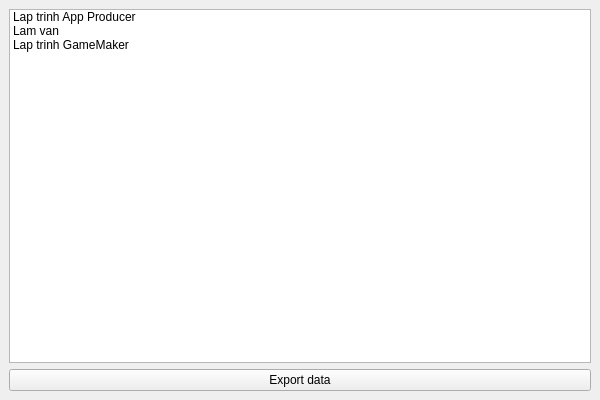
<?xml version="1.0" encoding="UTF-8"?>
<ui version="4.0">
 <class>MainWindow</class>
 <widget class="QMainWindow" name="MainWindow">
  <property name="geometry">
   <rect>
    <x>0</x>
    <y>0</y>
    <width>600</width>
    <height>400</height>
   </rect>
  </property>
  <property name="minimumSize">
   <size>
    <width>600</width>
    <height>400</height>
   </size>
  </property>
  <property name="maximumSize">
   <size>
    <width>600</width>
    <height>400</height>
   </size>
  </property>
  <property name="windowTitle">
   <string>MainWindow</string>
  </property>
  <widget class="QWidget" name="centralwidget">
   <layout class="QVBoxLayout" name="verticalLayout">
    <item>
     <widget class="QListWidget" name="listWidget">
      <item>
       <property name="text">
        <string>Lap trinh App Producer</string>
       </property>
      </item>
      <item>
       <property name="text">
        <string>Lam van</string>
       </property>
      </item>
      <item>
       <property name="text">
        <string>Lap trinh GameMaker</string>
       </property>
      </item>
     </widget>
    </item>
    <item>
     <widget class="QPushButton" name="export_data">
      <property name="text">
       <string>Export data</string>
      </property>
     </widget>
    </item>
   </layout>
  </widget>
 </widget>
 <resources/>
 <connections/>
</ui>
